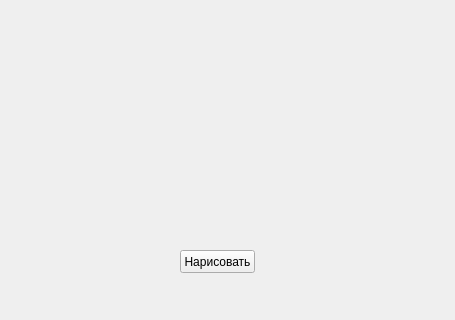
<?xml version="1.0" encoding="UTF-8"?>
<ui version="4.0">
 <class>MainWindow</class>
 <widget class="QMainWindow" name="MainWindow">
  <property name="geometry">
   <rect>
    <x>0</x>
    <y>0</y>
    <width>455</width>
    <height>320</height>
   </rect>
  </property>
  <property name="windowTitle">
   <string>MainWindow</string>
  </property>
  <widget class="QWidget" name="centralwidget">
   <widget class="QPushButton" name="pushButton">
    <property name="geometry">
     <rect>
      <x>180</x>
      <y>250</y>
      <width>75</width>
      <height>23</height>
     </rect>
    </property>
    <property name="text">
     <string>Нарисовать</string>
    </property>
   </widget>
  </widget>
 </widget>
 <resources/>
 <connections/>
</ui>
